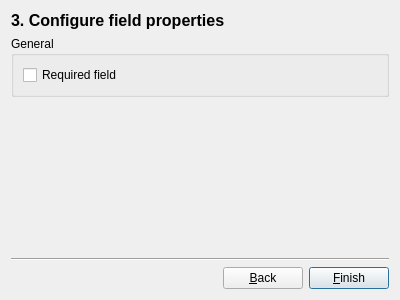
<?xml version="1.0" encoding="UTF-8"?>
<ui version="4.0">
 <class>TextFieldWizard</class>
 <widget class="QWidget" name="TextFieldWizard">
  <property name="geometry">
   <rect>
    <x>0</x>
    <y>0</y>
    <width>400</width>
    <height>300</height>
   </rect>
  </property>
  <property name="windowTitle">
   <string>Form</string>
  </property>
  <layout class="QVBoxLayout" name="verticalLayout_2">
   <item>
    <widget class="QLabel" name="label">
     <property name="styleSheet">
      <string notr="true">font-size: 16px;
font-weight: bold;</string>
     </property>
     <property name="text">
      <string>3. Configure field properties</string>
     </property>
    </widget>
   </item>
   <item>
    <widget class="QGroupBox" name="groupBox">
     <property name="title">
      <string>General</string>
     </property>
     <property name="checkable">
      <bool>false</bool>
     </property>
     <layout class="QVBoxLayout" name="verticalLayout">
      <item>
       <widget class="QCheckBox" name="requiredFieldCheckBox">
        <property name="toolTip">
         <string>Required fields have to be filled out</string>
        </property>
        <property name="text">
         <string>Required field</string>
        </property>
       </widget>
      </item>
     </layout>
    </widget>
   </item>
   <item>
    <spacer name="verticalSpacer">
     <property name="orientation">
      <enum>Qt::Vertical</enum>
     </property>
     <property name="sizeHint" stdset="0">
      <size>
       <width>20</width>
       <height>40</height>
      </size>
     </property>
    </spacer>
   </item>
   <item>
    <widget class="Line" name="line">
     <property name="orientation">
      <enum>Qt::Horizontal</enum>
     </property>
    </widget>
   </item>
   <item>
    <layout class="QHBoxLayout" name="horizontalLayout">
     <item>
      <spacer name="horizontalSpacer">
       <property name="orientation">
        <enum>Qt::Horizontal</enum>
       </property>
       <property name="sizeHint" stdset="0">
        <size>
         <width>40</width>
         <height>20</height>
        </size>
       </property>
      </spacer>
     </item>
     <item>
      <widget class="QPushButton" name="backButton">
       <property name="text">
        <string>&amp;Back</string>
       </property>
      </widget>
     </item>
     <item>
      <widget class="QPushButton" name="finishButton">
       <property name="text">
        <string>&amp;Finish</string>
       </property>
       <property name="autoDefault">
        <bool>true</bool>
       </property>
       <property name="default">
        <bool>true</bool>
       </property>
      </widget>
     </item>
    </layout>
   </item>
  </layout>
 </widget>
 <resources/>
 <connections/>
</ui>
